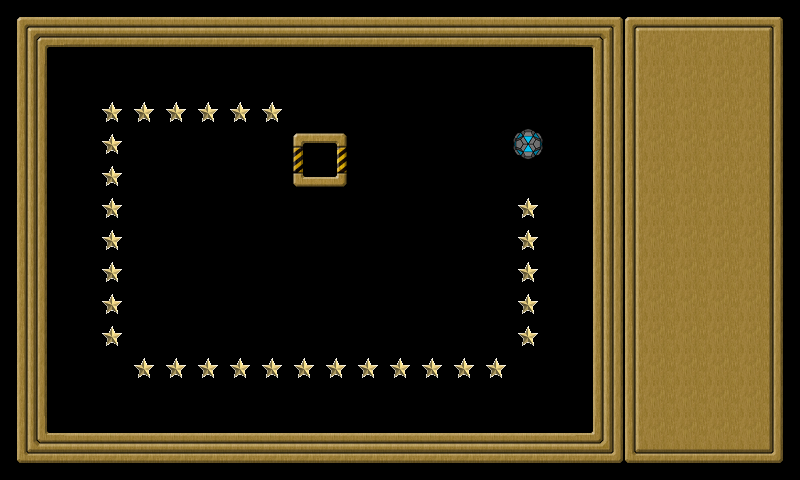

A 2D game scene composited from a Tiled map and its tileset images. What follows is a short description and the map's XML, with each tile layer's data collapsed to a summary:
An orthogonal 25x15 tile map with 32x32 px tiles, 3 tile layers (background, extra, controlpanel), 3 tilesets and 36 objects (wall001, wall002, wall003, wall004, star001, ...).

<map version="1.0" orientation="orthogonal" width="25" height="15" tilewidth="32" tileheight="32">
 <tileset firstgid="1" name="tileset" tilewidth="32" tileheight="32">
  <image source="tileset.png" width="160" height="448" />
 </tileset>
 <tileset firstgid="71" name="goodball" tilewidth="32" tileheight="32">
  <image source="goodball.png" width="32" height="32" />
 </tileset>
 <tileset firstgid="72" name="star" tilewidth="32" tileheight="32">
  <image source="star.png" width="32" height="32" />
 </tileset>
 <layer name="background" width="20" height="15">
  <data>[300 cells, 300 non-empty, 17 distinct tile ids]</data>
 </layer>
 <layer name="extra" width="20" height="15">
  <data>[300 cells, 31 non-empty, 2 distinct tile ids]</data>
 </layer>
 <layer name="controlpanel" width="25" height="15">
  <data>[375 cells, 90 non-empty, 9 distinct tile ids]</data>
 </layer>
 <objectgroup name="objects" width="20" height="15">
  <object name="wall001" x="0" y="0" width="592" height="48">
   <properties>
    <property name="objClass" value="wall" />
   </properties>
  </object>
  <object name="wall002" x="592" y="0" width="48" height="432">
   <properties>
    <property name="objClass" value="wall" />
   </properties>
  </object>
  <object name="wall003" x="48" y="432" width="592" height="48">
   <properties>
    <property name="objClass" value="wall" />
   </properties>
  </object>
  <object name="wall004" x="0" y="48" width="48" height="432">
   <properties>
    <property name="objClass" value="wall" />
   </properties>
  </object>
  <object name="star001" x="520" y="200" width="16" height="16">
   <properties>
    <property name="objClass" value="star" />
   </properties>
  </object>
  <object name="star002" x="520" y="232" width="16" height="16">
   <properties>
    <property name="objClass" value="star" />
   </properties>
  </object>
  <object name="star003" x="520" y="264" width="16" height="16">
   <properties>
    <property name="objClass" value="star" />
   </properties>
  </object>
  <object name="star004" x="520" y="296" width="16" height="16">
   <properties>
    <property name="objClass" value="star" />
   </properties>
  </object>
  <object name="star005" x="520" y="328" width="16" height="16">
   <properties>
    <property name="objClass" value="star" />
   </properties>
  </object>
  <object name="star006" x="488" y="360" width="16" height="16">
   <properties>
    <property name="objClass" value="star" />
   </properties>
  </object>
  <object name="star007" x="456" y="360" width="16" height="16">
   <properties>
    <property name="objClass" value="star" />
   </properties>
  </object>
  <object name="star008" x="424" y="360" width="16" height="16">
   <properties>
    <property name="objClass" value="star" />
   </properties>
  </object>
  <object name="star009" x="392" y="360" width="16" height="16">
   <properties>
    <property name="objClass" value="star" />
   </properties>
  </object>
  <object name="star010" x="360" y="360" width="16" height="16">
   <properties>
    <property name="objClass" value="star" />
   </properties>
  </object>
  <object name="star011" x="328" y="360" width="16" height="16">
   <properties>
    <property name="objClass" value="star" />
   </properties>
  </object>
  <object name="star012" x="296" y="360" width="16" height="16">
   <properties>
    <property name="objClass" value="star" />
   </properties>
  </object>
  <object name="star013" x="264" y="360" width="16" height="16">
   <properties>
    <property name="objClass" value="star" />
   </properties>
  </object>
  <object name="star014" x="232" y="360" width="16" height="16">
   <properties>
    <property name="objClass" value="star" />
   </properties>
  </object>
  <object name="star015" x="200" y="360" width="16" height="16">
   <properties>
    <property name="objClass" value="star" />
   </properties>
  </object>
  <object name="star016" x="168" y="360" width="16" height="16">
   <properties>
    <property name="objClass" value="star" />
   </properties>
  </object>
  <object name="star017" x="136" y="360" width="16" height="16">
   <properties>
    <property name="objClass" value="star" />
   </properties>
  </object>
  <object name="star018" x="104" y="328" width="16" height="16">
   <properties>
    <property name="objClass" value="star" />
   </properties>
  </object>
  <object name="star019" x="104" y="296" width="16" height="16">
   <properties>
    <property name="objClass" value="star" />
   </properties>
  </object>
  <object name="star020" x="104" y="264" width="16" height="16">
   <properties>
    <property name="objClass" value="star" />
   </properties>
  </object>
  <object name="star021" x="104" y="232" width="16" height="16">
   <properties>
    <property name="objClass" value="star" />
   </properties>
  </object>
  <object name="star022" x="104" y="200" width="16" height="16">
   <properties>
    <property name="objClass" value="star" />
   </properties>
  </object>
  <object name="star023" x="104" y="168" width="16" height="16">
   <properties>
    <property name="objClass" value="star" />
   </properties>
  </object>
  <object name="star024" x="104" y="136" width="16" height="16">
   <properties>
    <property name="objClass" value="star" />
   </properties>
  </object>
  <object name="star025" x="104" y="104" width="16" height="16">
   <properties>
    <property name="objClass" value="star" />
   </properties>
  </object>
  <object name="star026" x="136" y="104" width="16" height="16">
   <properties>
    <property name="objClass" value="star" />
   </properties>
  </object>
  <object name="star027" x="168" y="104" width="16" height="16">
   <properties>
    <property name="objClass" value="star" />
   </properties>
  </object>
  <object name="star028" x="200" y="104" width="16" height="16">
   <properties>
    <property name="objClass" value="star" />
   </properties>
  </object>
  <object name="star029" x="232" y="104" width="16" height="16">
   <properties>
    <property name="objClass" value="star" />
   </properties>
  </object>
  <object name="star030" x="264" y="104" width="16" height="16">
   <properties>
    <property name="objClass" value="star" />
   </properties>
  </object>
  <object name="goal001" x="312" y="152" width="16" height="16">
   <properties>
    <property name="objClass" value="goal" />
   </properties>
   <ellipse />
  </object>
  <object name="goodball001" x="514" y="130" width="29" height="29">
   <properties>
    <property name="objClass" value="goodball" />
   </properties>
   <ellipse />
  </object>
 </objectgroup>
</map>
